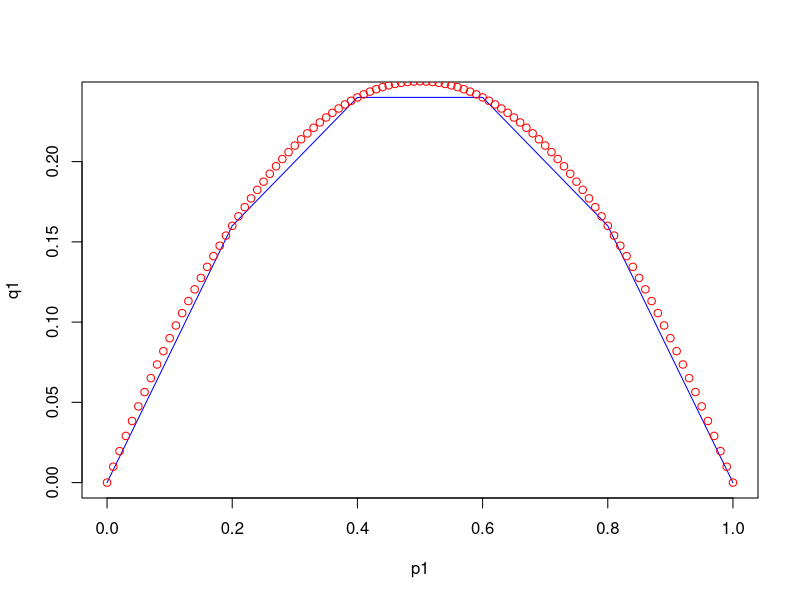
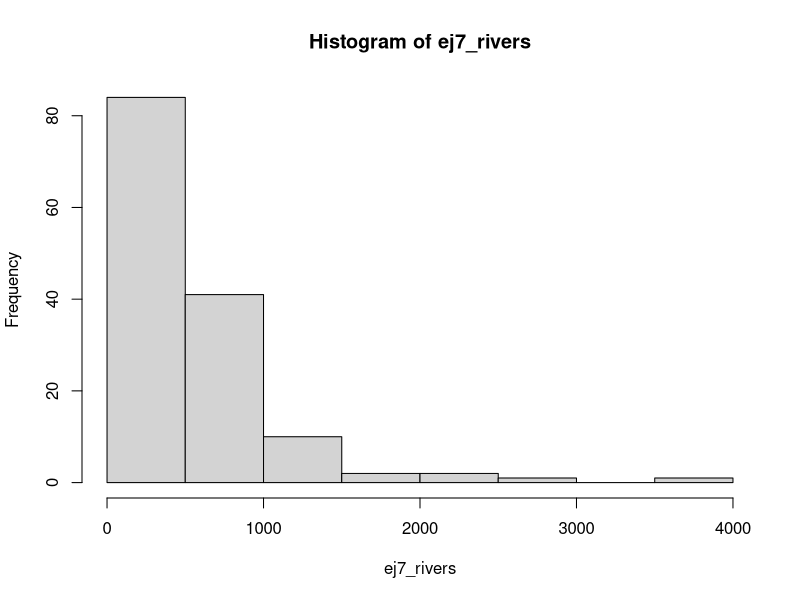

Recreate these plots in R, in order.
#"1.1"

x<-c(1,2,3)
y<-c(6,5,4)

ej1a <- x * 2
ej1b <- x * y
ej1c <- x[1] * y[2]

#"1.2"

ej2a <- x + x
ej2b <- x + x
ej2c <- x + x
ej2d <- x + 1

#"1.3"

ej3a <- 1:10
ej3b <- 1:10 * 2
ej3c <- 1:10^2
ej3d <- 1:10 + 1
ej3e <- 1:(10 * 2)
ej3f <- rep(c(1,1,2), times = 2)
ej3g <- seq(from = 0, to = 10, length.out = 5)

#"1.4"

f <- function(p){
  return(p*(1-p))
}

p1 <- seq(0 ,1 ,0.2)
p2 <- seq(0 ,1 ,0.01)
q1 = f(p1)
q2 = f(p2)

plot(p1,q1,col="blue",type="l")
points(p2,q2,col="red")

#"1.5"

x <- 1:100
y <- x**2
z <- sum(y)

#"1.6"

x <- seq(from = 10, to = 30, by = 2)
ej6a <- length(x)
ej6b <- x[2] 
ej6c <- x[1:5]
ej6d <- x[1:3*2]
ej6e <- x[1:(3*2)]
ej6f <- x>25
ej6g <- x[x>25]
ej6h <- x[-1]
ej6i <- x[-1:-3]

#"1.7"

ej7_rivers <- rivers
rivers_mean <- mean(ej7_rivers)
rivers_sd <- sd(ej7_rivers)
hist(ej7_rivers)
summaty_rivers <- summary(ej7_rivers)
max_river <- max(ej7_rivers)
min_river <-min(ej7_rivers)
rivers_longer <- ej7_rivers[ej7_rivers>1000]

#"1.8"

data = airquality #153 obs 6 var
str(data)

#"1.9"

data_state <- data.frame(
    state_name = state.name,
    state_region = state.region,
    state_area = state.area,
    state.center
)

stats_state_region <- table(state.region)
state_area_less <- data_state[data_state$state_area < 10000,]
south_state <- data_state[data_state$state_region == "South",]
center_south <- south_state[which.min(south_state$y),]
